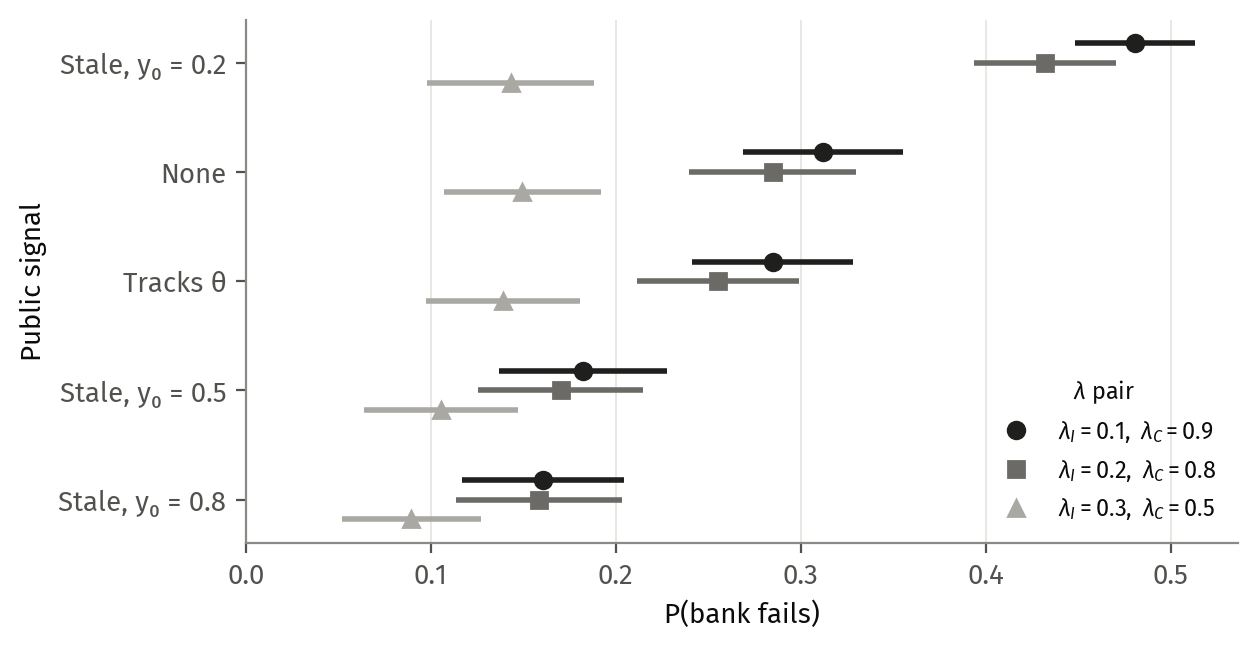
#> input picture figures/deck/e08_pfail_by_signal.png, 1257 x 648 px, found by its file name
$ python patch_deck_legends.py
#> lines starting #> are read from the running program, lines starting #| are printed output that depends on the picture; after the words box and inside, x2 and y2 are one past the last pixel; in counts of white or black regions, pixels touching at a corner belong together
#!/usr/bin/env python3
"""Stopgap (2026-10-26): relabel the 'Difference between types' legend in the
seminar exhibits as Large (λ 0.1, 0.9) / Medium (λ 0.2, 0.8) / Small (λ 0.3, 0.5)
by painting over the PNGs in figures/deck_lay/. fig_deck.py now writes these
labels itself (SIZE), but the run outputs are on the HPC, not here; rerun
`python3 scripts/fig_deck.py --lay` there and this script becomes unnecessary.
Fira Sans from TeX Live, as in figstyle.py. The canvas is widened on the right
where the longer labels need it.
"""
from pathlib import Path
import numpy as np
from PIL import Image, ImageDraw, ImageFont

FIRA = "/usr/share/texlive/texmf-dist/fonts/opentype/public/fira/FiraSans-Regular.otf"
NEW = ["Large (λ 0.1, 0.9)", "Medium (λ 0.2, 0.8)", "Small (λ 0.3, 0.5)"]
# file -> (x0, x1, y0, y1) of the legend-label block (labels only, right of the markers)
JOBS = {
    "e08_pfail_by_signal.png": (1165, 1360, 420, 530),
    "e05_pfail_by_mu.png": (870, 1059, 70, 175),
    "e01_sorting.png": (990, 1199, 500, 605),
}
root = Path(__file__).resolve().parent.parent / "figures" / "deck_lay"
for name, (x0, x1, y0, y1) in JOBS.items():
    p = root / name
    im = Image.open(p).convert("RGB"); a = np.asarray(im)
    sub = a[y0:y1, x0:x1]; dark = sub.sum(axis=2) < 500
#> after `sub = a[y0:y1, x0:x1]`:
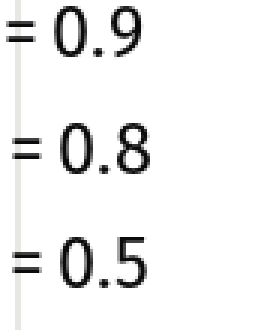
#> sub: shape (110, 92, 3) (shown 3 times larger); mean R, G, B 240.2, 240.2, 240.2
#> after `dark = sub.sum(axis=2) < 500`:
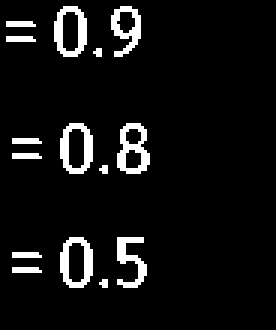
#> dark: shape (110, 92) bool (shown 3 times larger); 6.8% white in thin lines or dots, all inside (x1, y1, x2, y2) = (2, 2, 50, 96)
    lines, start = [], None
    for r in range(dark.shape[0]):
        if dark[r].any() and start is None: start = r
        if not dark[r].any() and start is not None: lines.append((start + y0, r - 1 + y0)); start = None
#> after the loop, lines = [(422, 438), (461, 477), (499, 515)]
    assert len(lines) == 3, (name, lines)
    cols = np.where(dark.any(axis=0))[0]; left = cols.min() + x0
#> after `cols = np.where(dark.any(axis=0))[0]`: cols = 43 values from 2 to 49
#> after `left = cols.min() + x0`: left = 1167
    # width of "Medium" (line 2) sets the font size
    r2 = dark[lines[1][0] - y0: lines[1][1] - y0 + 1]; c2 = np.where(r2.any(axis=0))[0]
#> after `c2 = np.where(r2.any(axis=0))[0]`: c2 = 35 values from 4 to 49
    target = c2.max() - c2.min() + 1
#> target = 46
    size = max(range(10, 40), key=lambda s: -abs(ImageFont.truetype(FIRA, s).getlength("Medium") - target))
#> size = 12
    font = ImageFont.truetype(FIRA, size)
    color = tuple(int(v) for v in sub.reshape(-1, 3)[sub.reshape(-1, 3).sum(axis=1).argmin()])   # the darkest ink
#> color = (11, 11, 11)
    need = left + max(font.getlength(t) for t in NEW) + 16
#> need = 1300.9
    if need > im.width:
        wide = Image.new("RGB", (int(need), im.height), "white"); wide.paste(im, (0, 0)); im = wide
#> after `wide = Image.new('RGB', (int(need), im.height), 'white')`: wide: PIL image 1300x648 RGB; every value is 255
#> after `wide.paste(im, (0, 0))`:
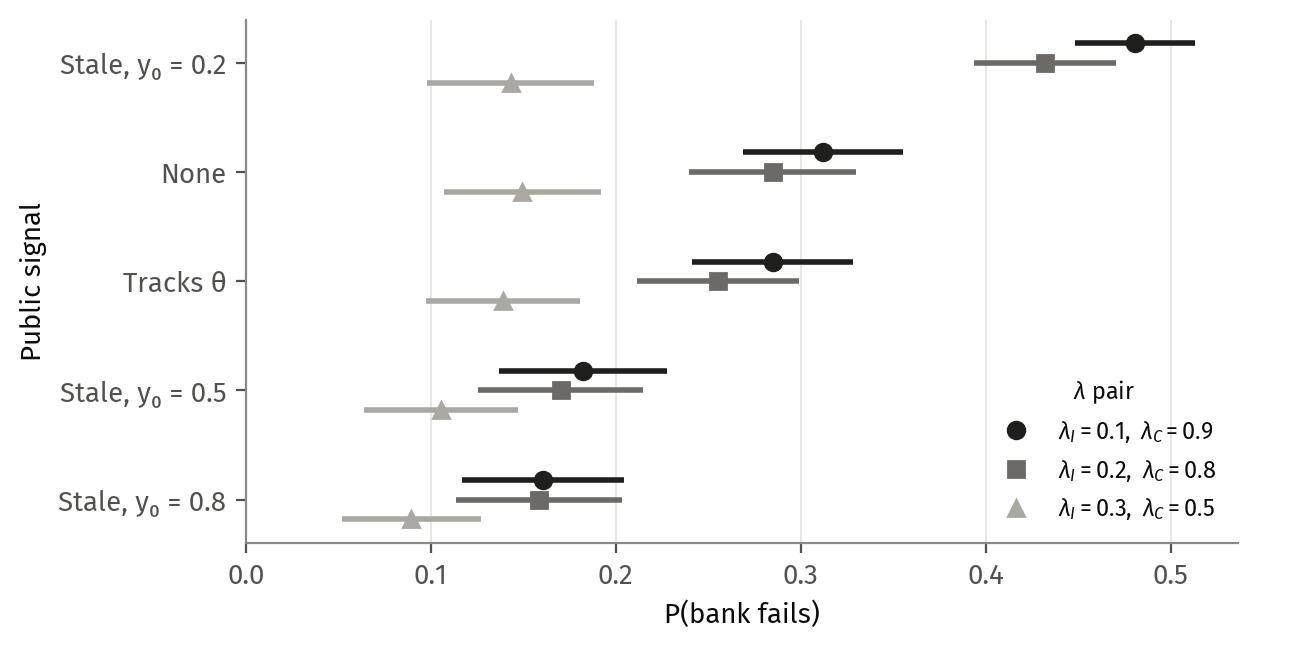
#> wide: PIL image 1300x648 RGB; mean R, G, B 249.2, 249.2, 249
    d = ImageDraw.Draw(im)
    d.rectangle([left - 2, y0, im.width, y1], fill="white")
    for (top, bot), text in zip(lines, NEW):
        # baseline: the first line has no descender in 'L' -> use cap top; align by top of caps
        d.text((left, top), text, font=font, fill=color, anchor="lt")
#> this loop made 3 passes
#> (top, bot, text) on passes 1 to 3: (422, 438, 'Large (λ 0.1, 0.9)'), (461, 477, 'Medium (λ 0.2, 0.8)'), (499, 515, 'Small (λ 0.3, 0.5)')
    im.save(p)
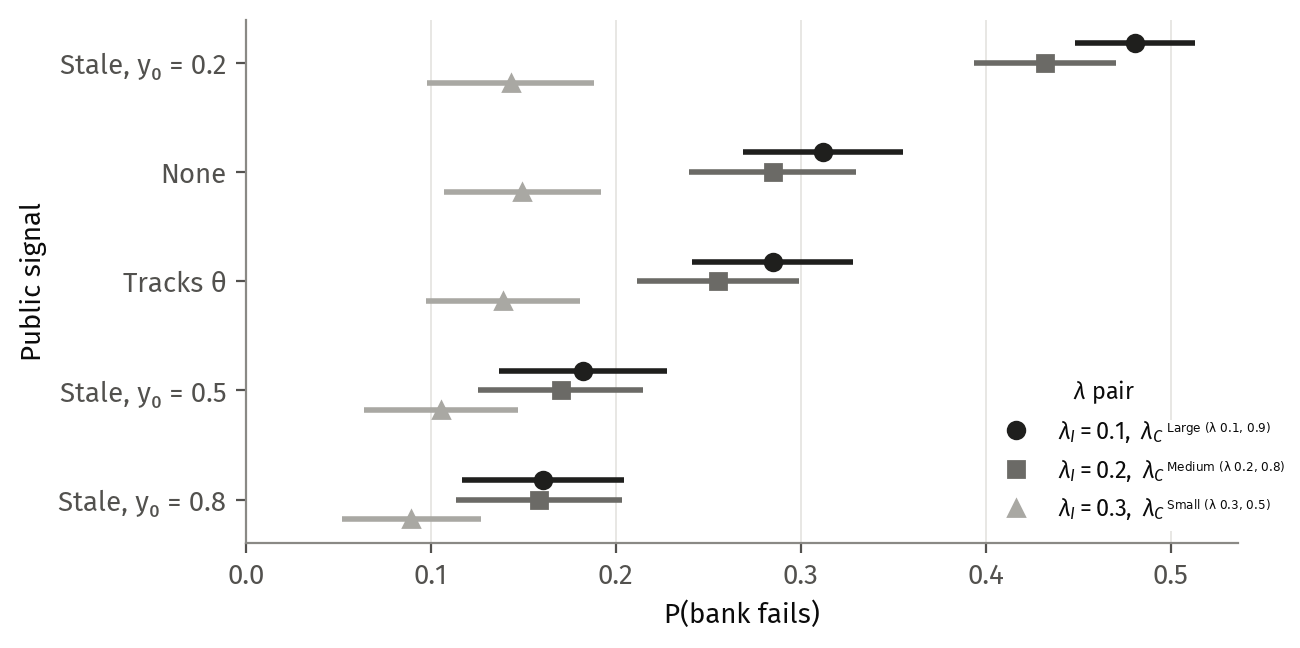
#> saved as e08_pfail_by_signal.png: PIL image 1300x648 RGB; mean R, G, B 249.2, 249.1, 249
    print(name, "font", size, "width", im.width, "lines", lines)
#| e08_pfail_by_signal.png font 12 width 1300 lines [(422, 438), (461, 477), (499, 515)]
#> pass 2 of the loop `for name, (x0, x1, y0, y1) in JOBS.items():`:
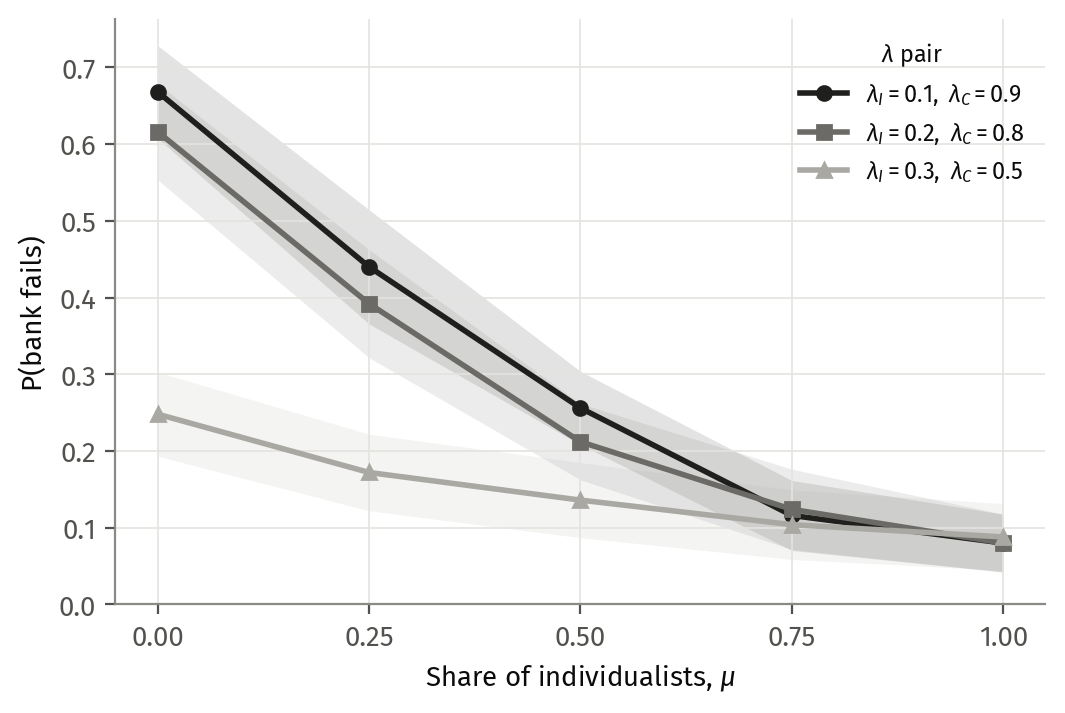
#> input picture figures/deck/e05_pfail_by_mu.png, 1065 x 713 px, found by its file name
#> im: PIL image 1065x713 RGB
#> `sub = a[y0:y1, x0:x1]`:
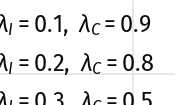
#> sub: shape (105, 189, 3); mean R, G, B 235.9, 235.9, 235.8
#> `dark = sub.sum(axis=2) < 500`:
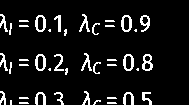
#> dark: shape (105, 189) bool; 8.8% white in thin lines or dots, all inside (x1, y1, x2, y2) = (0, 14, 153, 105)
#> after the loop `for r in range(dark.shape[0]):`: lines = [(84, 105), (123, 144)]; start = 91
#> (the run stopped early here; a loop or call above may not have finished)
